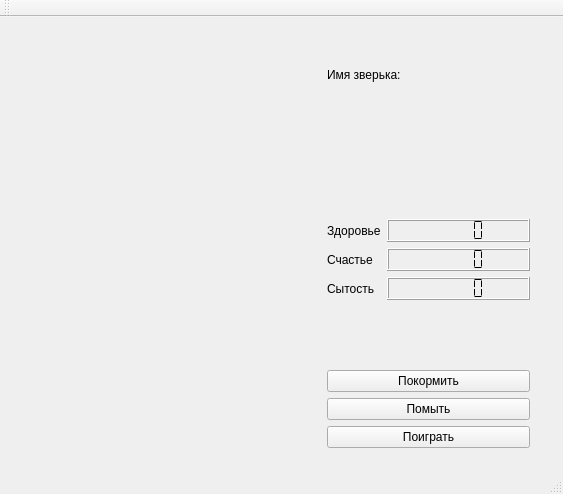
<?xml version="1.0" encoding="UTF-8"?>
<ui version="4.0">
 <class>MainWindow</class>
 <widget class="QMainWindow" name="MainWindow">
  <property name="geometry">
   <rect>
    <x>0</x>
    <y>0</y>
    <width>563</width>
    <height>494</height>
   </rect>
  </property>
  <property name="minimumSize">
   <size>
    <width>563</width>
    <height>494</height>
   </size>
  </property>
  <property name="maximumSize">
   <size>
    <width>563</width>
    <height>494</height>
   </size>
  </property>
  <property name="windowTitle">
   <string>Тамагочи</string>
  </property>
  <widget class="QWidget" name="centralWidget">
   <widget class="QWidget" name="">
    <property name="geometry">
     <rect>
      <x>10</x>
      <y>40</y>
      <width>531</width>
      <height>402</height>
     </rect>
    </property>
    <layout class="QGridLayout" name="gridLayout">
     <item row="2" column="1">
      <widget class="QPushButton" name="pushButtonFood">
       <property name="text">
        <string>Покормить</string>
       </property>
      </widget>
     </item>
     <item row="3" column="1">
      <widget class="QPushButton" name="pushButtonWash">
       <property name="text">
        <string>Помыть</string>
       </property>
      </widget>
     </item>
     <item row="1" column="1">
      <layout class="QFormLayout" name="formLayout">
       <item row="0" column="0">
        <widget class="QLabel" name="label">
         <property name="text">
          <string>Здоровье</string>
         </property>
        </widget>
       </item>
       <item row="0" column="1">
        <widget class="QLCDNumber" name="lcdNumberHealth">
         <property name="segmentStyle">
          <enum>QLCDNumber::Flat</enum>
         </property>
        </widget>
       </item>
       <item row="1" column="0">
        <widget class="QLabel" name="label_2">
         <property name="text">
          <string>Счастье</string>
         </property>
        </widget>
       </item>
       <item row="1" column="1">
        <widget class="QLCDNumber" name="lcdNumberHappyness">
         <property name="segmentStyle">
          <enum>QLCDNumber::Flat</enum>
         </property>
        </widget>
       </item>
       <item row="2" column="0">
        <widget class="QLabel" name="label_3">
         <property name="text">
          <string>Сытость</string>
         </property>
        </widget>
       </item>
       <item row="2" column="1">
        <widget class="QLCDNumber" name="lcdNumberFood">
         <property name="segmentStyle">
          <enum>QLCDNumber::Flat</enum>
         </property>
        </widget>
       </item>
      </layout>
     </item>
     <item row="0" column="0" rowspan="5">
      <widget class="QLabel" name="labelImage">
       <property name="minimumSize">
        <size>
         <width>300</width>
         <height>400</height>
        </size>
       </property>
       <property name="text">
        <string/>
       </property>
      </widget>
     </item>
     <item row="4" column="1">
      <widget class="QPushButton" name="pushButtonPlay">
       <property name="text">
        <string>Поиграть</string>
       </property>
      </widget>
     </item>
     <item row="0" column="1">
      <layout class="QFormLayout" name="formLayout_2">
       <item row="0" column="0">
        <widget class="QLabel" name="label_4">
         <property name="text">
          <string>Имя зверька: </string>
         </property>
        </widget>
       </item>
       <item row="0" column="1">
        <widget class="QLabel" name="labelNameOfAnimal">
         <property name="text">
          <string/>
         </property>
        </widget>
       </item>
      </layout>
     </item>
    </layout>
   </widget>
  </widget>
  <widget class="QMenuBar" name="menuBar">
   <property name="geometry">
    <rect>
     <x>0</x>
     <y>0</y>
     <width>563</width>
     <height>19</height>
    </rect>
   </property>
  </widget>
  <widget class="QToolBar" name="mainToolBar">
   <attribute name="toolBarArea">
    <enum>TopToolBarArea</enum>
   </attribute>
   <attribute name="toolBarBreak">
    <bool>false</bool>
   </attribute>
  </widget>
  <widget class="QStatusBar" name="statusBar"/>
 </widget>
 <layoutdefault spacing="6" margin="11"/>
 <resources/>
 <connections/>
</ui>
